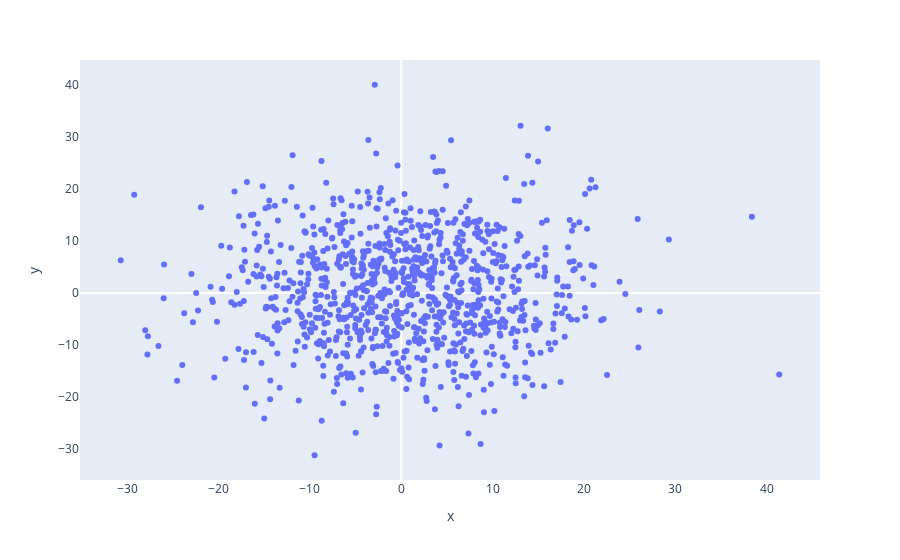

Notebook code for this chart:
### Code cell
#Plotly Express
xval = np.random.normal(0,10,1000)
yval = np.random.normal(0,10,1000)

fig = px.scatter(x=xval, y=yval)

fig.update_layout(
    xaxis = dict(
        showgrid = False,
        showline = False,
    ),
    yaxis = dict(
        showgrid = False,
        showline = False,
    ))
fig.show()

### Figure 1 — Plotly figure (JSON) as saved in the notebook; plotly's stock layout.template omitted (floating-point values rounded to 4 significant figures; data arrays with more than 128 entries replaced by an {"elided": "..."} marker saying what was removed)
{"data": [{"hovertemplate": "x=%{x}<br>y=%{y}<extra></extra>", "legendgroup": "", "marker": {"color": "#636efa", "symbol": "circle"}, "mode": "markers", "name": "", "orientation": "v", "showlegend": false, "type": "scatter", "x": {"elided": "1000 float values"}, "xaxis": "x", "y": {"elided": "1000 float values"}, "yaxis": "y"}], "layout": {"legend": {"tracegroupgap": 0}, "margin": {"t": 60}, "xaxis": {"anchor": "y", "domain": [0, 1], "showgrid": false, "showline": false, "title": {"text": "x"}}, "yaxis": {"anchor": "x", "domain": [0, 1], "showgrid": false, "showline": false, "title": {"text": "y"}}}}
